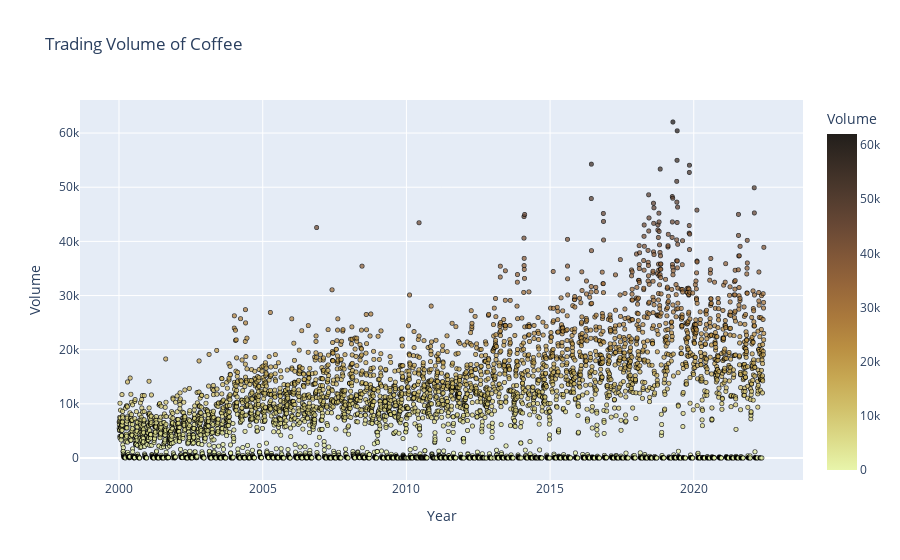

Notebook cell for this chart:
### Code cell
fig = px.scatter(df, x = "Date", y = "Volume", color = "Volume", color_continuous_scale = "Turbid",
                 opacity = 0.75, title = "Trading Volume of Coffee")

fig.update_traces(marker = dict(size = 4.5, line = dict(width = 0.75, color = "#000000")))
fig.update_layout(xaxis_title = "Year")
fig.show()

### Figure 1 — Plotly figure (JSON) as saved in the notebook; plotly's stock layout.template omitted (floating-point values rounded to 4 significant figures; data arrays with more than 128 entries replaced by an {"elided": "..."} marker saying what was removed)
{"data": [{"hovertemplate": "Date=%{x}<br>Volume=%{marker.color}<extra></extra>", "legendgroup": "", "marker": {"color": {"elided": "5688 int values"}, "coloraxis": "coloraxis", "line": {"color": "#000000", "width": 0.75}, "opacity": 0.75, "size": 4.5, "symbol": "circle"}, "mode": "markers", "name": "", "showlegend": false, "type": "scattergl", "x": {"elided": "5688 str values"}, "xaxis": "x", "y": {"elided": "5688 int values"}, "yaxis": "y"}], "layout": {"coloraxis": {"colorbar": {"title": {"text": "Volume"}}, "colorscale": [[0, "rgb(232, 245, 171)"], [0.09091, "rgb(220, 219, 137)"], [0.1818, "rgb(209, 193, 107)"], [0.2727, "rgb(199, 168, 83)"], [0.3636, "rgb(186, 143, 66)"], [0.4545, "rgb(170, 121, 60)"], [0.5455, "rgb(151, 103, 58)"], [0.6364, "rgb(129, 87, 56)"], [0.7273, "rgb(104, 72, 53)"], [0.8182, "rgb(80, 59, 46)"], [0.9091, "rgb(57, 45, 37)"], [1, "rgb(34, 30, 27)"]]}, "legend": {"tracegroupgap": 0}, "title": {"text": "Trading Volume of Coffee"}, "xaxis": {"anchor": "y", "domain": [0, 1], "title": {"text": "Year"}}, "yaxis": {"anchor": "x", "domain": [0, 1], "title": {"text": "Volume"}}}}
